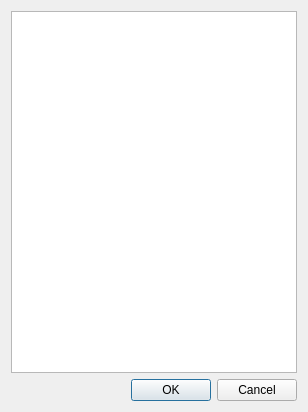
<?xml version="1.0" encoding="UTF-8"?>
<ui version="4.0">
 <class>friendListDlg</class>
 <widget class="QDialog" name="friendListDlg">
  <property name="geometry">
   <rect>
    <x>0</x>
    <y>0</y>
    <width>308</width>
    <height>412</height>
   </rect>
  </property>
  <property name="windowTitle">
   <string>Friend List</string>
  </property>
  <property name="windowIcon">
   <iconset>
    <normaloff>:/TruthOrDare/Resources/ic_people_normal.png</normaloff>:/TruthOrDare/Resources/ic_people_normal.png</iconset>
  </property>
  <layout class="QVBoxLayout" name="verticalLayout">
   <item>
    <widget class="QListWidget" name="listWidget"/>
   </item>
   <item>
    <widget class="QDialogButtonBox" name="buttonBox">
     <property name="orientation">
      <enum>Qt::Horizontal</enum>
     </property>
     <property name="standardButtons">
      <set>QDialogButtonBox::Cancel|QDialogButtonBox::Ok</set>
     </property>
    </widget>
   </item>
  </layout>
 </widget>
 <resources>
  <include location="../gotvcommon.qrc"/>
 </resources>
 <connections>
  <connection>
   <sender>buttonBox</sender>
   <signal>accepted()</signal>
   <receiver>friendListDlg</receiver>
   <slot>accept()</slot>
   <hints>
    <hint type="sourcelabel">
     <x>248</x>
     <y>254</y>
    </hint>
    <hint type="destinationlabel">
     <x>157</x>
     <y>274</y>
    </hint>
   </hints>
  </connection>
  <connection>
   <sender>buttonBox</sender>
   <signal>rejected()</signal>
   <receiver>friendListDlg</receiver>
   <slot>reject()</slot>
   <hints>
    <hint type="sourcelabel">
     <x>316</x>
     <y>260</y>
    </hint>
    <hint type="destinationlabel">
     <x>286</x>
     <y>274</y>
    </hint>
   </hints>
  </connection>
 </connections>
</ui>
